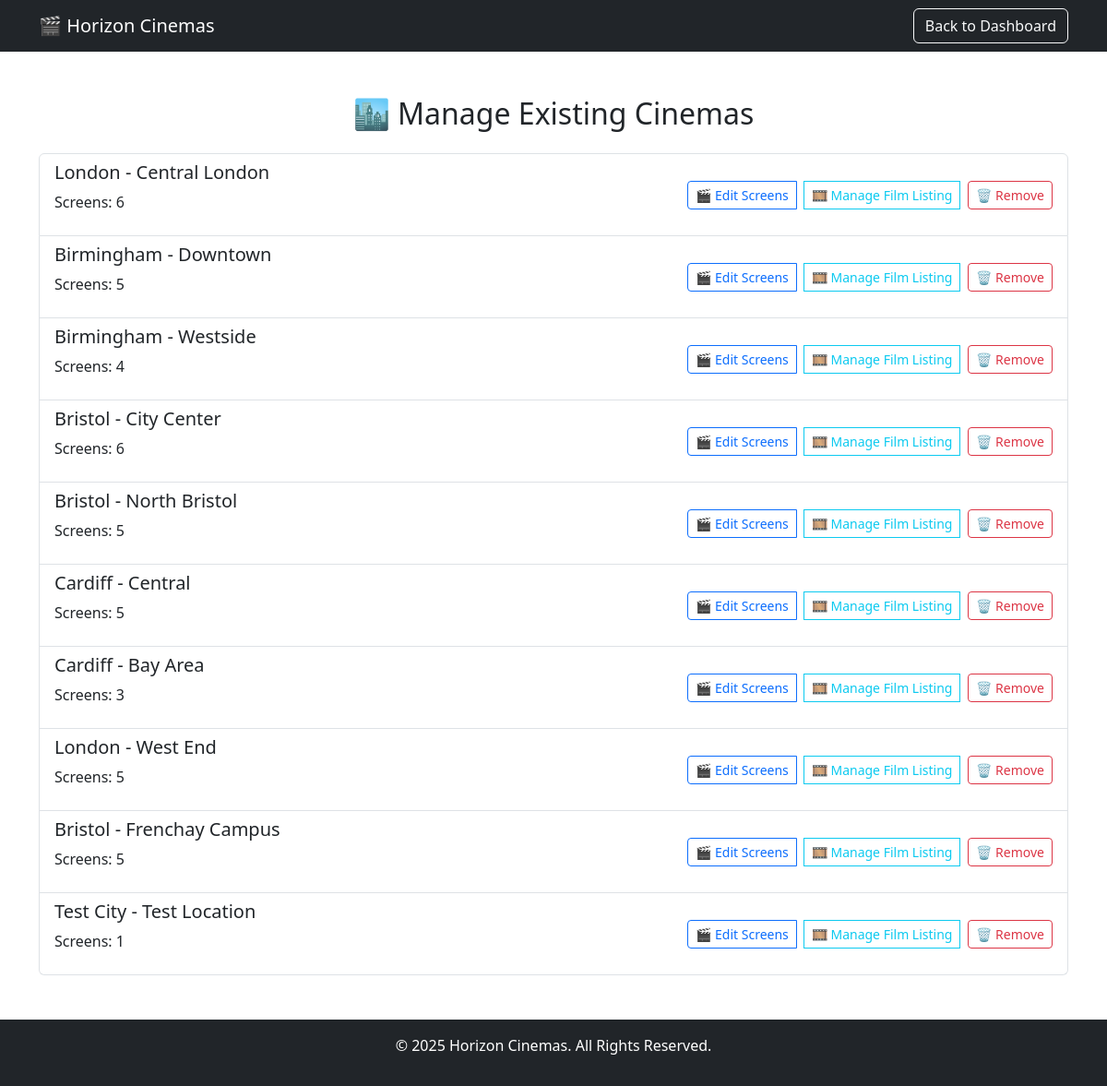
The page /manage_cinemas (signed in) on the database its author committed.
### tables this page shows
CREATE TABLE cinemas (
            id INTEGER PRIMARY KEY AUTOINCREMENT,
            city TEXT NOT NULL,
            location TEXT NOT NULL,
            num_of_screens INTEGER NOT NULL
        );

### blueprints/manager_routes.py (the view)
@manager_routes.route('/manage_cinemas', methods=['GET'])
@jwt_required()
def manage_cinemas():
    user_id = get_jwt_identity()
    with get_db_connection() as conn:
        cursor = conn.cursor()
        cursor.execute("SELECT role FROM users WHERE id = ?", (user_id,))
        user = cursor.fetchone()
        if not user or user["role"] not in ["admin", "manager"]:
            flash("❌ Unauthorized access!", "danger")
            return redirect(url_for("home"))
        cursor.execute("""
            SELECT c.id, c.city, c.location, COUNT(s.id) AS num_of_screens
            FROM cinemas c
            LEFT JOIN screens s ON c.id = s.cinema_id
            GROUP BY c.id
        """)
        cinemas = cursor.fetchall()
    return render_template("manage_cinemas.html", cinemas=cinemas)

### database/database_setup.py (called while the page is built)
def get_db_connection(testing=False):
    try:
        testing = current_app.config.get("TESTING", False)
    except RuntimeError:
        pass
    db_name = 'horizon_cinemas_test.db' if testing else 'horizon_cinemas.db'
    db_path = os.path.join(os.path.dirname(__file__), db_name)
    print("✅ get_db_connection() called")
    print(f"📍 USING DB: {db_path}")
    conn = sqlite3.connect(db_path)
    conn.row_factory = sqlite3.Row
    return conn

### templates/manage_cinemas.html (shortened to what this page needs)
<!DOCTYPE html>
<html lang="en">
<head>
    <link rel="stylesheet" href="{{ url_for('static', filename='style.css') }}">
    <link rel="stylesheet" href="https://cdn.jsdelivr.net/npm/bootstrap@5.3.0/dist/css/bootstrap.min.css">
</head>
<body>
<nav class="navbar navbar-dark bg-dark">
  <div class="container">
    <a class="navbar-brand" href="/">🎬 Horizon Cinemas</a>
    <a href="/manager_dashboard" class="btn btn-outline-light">Back to Dashboard</a>
  </div>
</nav>
<div class="container mt-5">
  <h2 class="text-center mb-4">🏙️ Manage Existing Cinemas</h2>
  <div class="list-group">
    {% for cinema in cinemas %}
      <div class="list-group-item">
        <div class="cinema-actions">
          <div>
            <h5>{{ cinema.city }} - {{ cinema.location }}</h5>
            <p>Screens: {{ cinema.num_of_screens }}</p>
          </div>
          <div class="btn-group">
            <a href="/edit_screens/{{ cinema.id }}" class="btn btn-outline-primary btn-sm">🎬 Edit Screens</a>
            <a href="{{ url_for('admin.manage_film', cinema_id=cinema.id) }}" class="btn btn-outline-info btn-sm">🎞️ Manage Film Listing</a>
            <form method="POST" action="/delete_cinema/{{ cinema.id }}" onsubmit="return confirm('Are you sure you want to delete this cinema?');">
              <button type="submit" class="btn btn-outline-danger btn-sm">🗑️ Remove</button>
            </form>
          </div>
        </div>
      </div>
    {% endfor %}
  </div>
</div>
<footer class="text-center bg-dark text-white py-3 mt-5">
  <p>© 2025 Horizon Cinemas. All Rights Reserved.</p>
</footer>
</body>
</html>

### static/style.css (style rules this page uses)
body { font-family: Arial, sans-serif; background-color: #f5f5f5; margin: 0; padding: 0; }

### templates/manage_cinemas.html (style rules this page uses)
.cinema-actions { display: flex; justify-content: space-between; align-items: center; }
.btn-group { display: flex; gap: 0.5rem; }

### rows shown on the page
cinemas: city "London", location "Central London", num_of_screens "6"
cinemas: city "Birmingham", location "Downtown", num_of_screens "5"
cinemas: city "Birmingham", location "Westside", num_of_screens "4"
cinemas: city "Bristol", location "City Center", num_of_screens "6"
cinemas: city "Bristol", location "North Bristol", num_of_screens "5"
cinemas: city "Cardiff", location "Central", num_of_screens "5"
cinemas: city "Cardiff", location "Bay Area", num_of_screens "3"
cinemas: city "London", location "West End", num_of_screens "5"
cinemas: city "Bristol", location "Frenchay Campus", num_of_screens "5"
cinemas: city "Test City", location "Test Location", num_of_screens "1"
